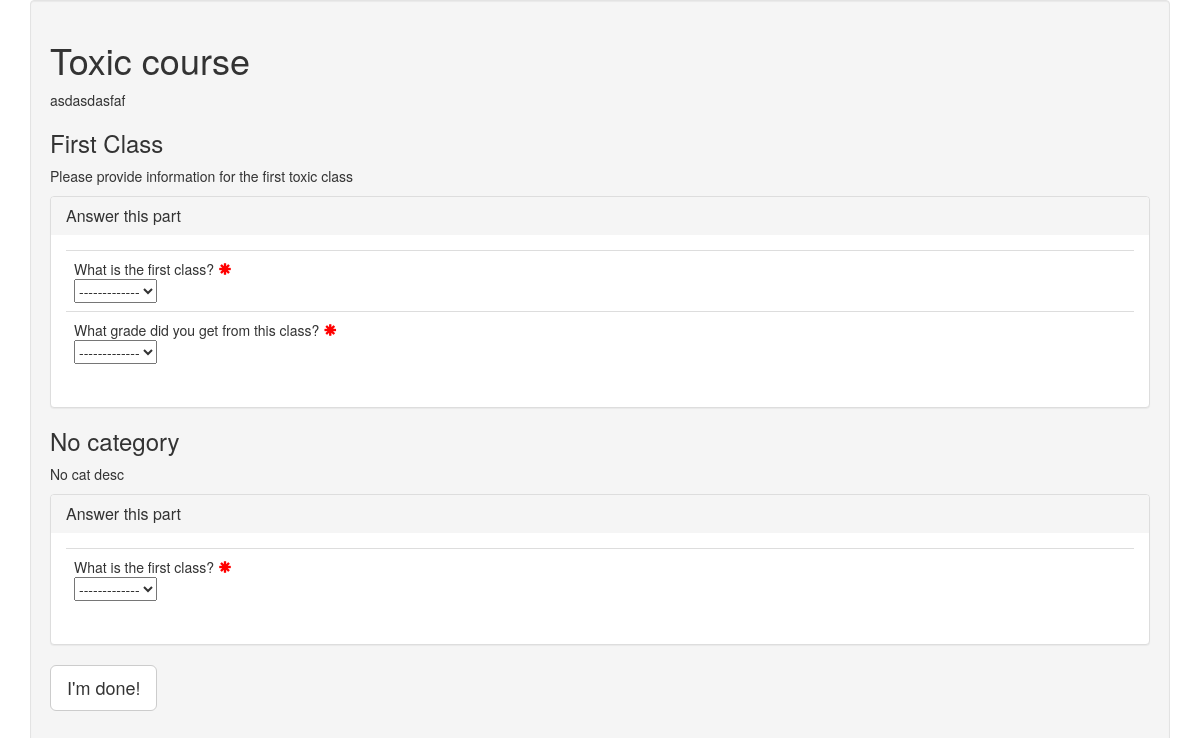
/1/, run on the app's committed database.
### survey/models/survey.py (models this page shows, shortened)
class Survey(models.Model):
    ALL_IN_ONE_PAGE = 0
    BY_QUESTION = 1
    BY_CATEGORY = 2
    DISPLAY_METHOD_CHOICES = [
        (BY_QUESTION, _("By question")),
        (BY_CATEGORY, _("By category")),
        (ALL_IN_ONE_PAGE, _("All in one page")),
    ]
    name = models.CharField(_("Name"), max_length=400)
    description = models.TextField(_("Description"))
    is_published = models.BooleanField(_("Users can see it and answer it"), default=True)
    need_logged_user = models.BooleanField(_("Only authenticated users can see it and answer it"))
    editable_answers = models.BooleanField(_("Users can edit their answers afterwards"), default=True)
    display_method = models.SmallIntegerField(
        _("Display method"), choices=DISPLAY_METHOD_CHOICES, default=ALL_IN_ONE_PAGE
    )
    template = models.CharField(_("Template"), max_length=255, null=True, blank=True)
    publish_date = models.DateField(_("Publication date"), blank=True, null=False, default=now)
    expire_date = models.DateField(_("Expiration date"), blank=True, null=False, default=in_duration_day)
    class Meta:
        verbose_name = _("survey")
        verbose_name_plural = _("surveys")
    def non_empty_categories(self):
        return [x for x in list(self.categories.order_by("order", "id")) if x.questions.count() > 0]
    def is_all_in_one_page(self):
        return self.display_method == self.ALL_IN_ONE_PAGE

### survey/models/category.py (models this page shows)
class Category(models.Model):
    name = models.CharField(_("Name"), max_length=400)
    survey = models.ForeignKey(Survey, on_delete=models.CASCADE, verbose_name=_("Survey"), related_name="categories")
    order = models.IntegerField(_("Display order"), blank=True, null=True)
    description = models.CharField(_("Description"), max_length=2000, blank=True, null=True)
    class Meta:
        verbose_name = _("category")
        verbose_name_plural = _("categories")
    def __str__(self):
        return self.name
    def slugify(self):
        return slugify(str(self))

### survey/models/question.py (models this page shows, shortened)
class Question(models.Model):
    TEXT = "text"
    SHORT_TEXT = "short-text"
    RADIO = "radio"
    SELECT = "select"
    SELECT_IMAGE = "select_image"
    SELECT_MULTIPLE = "select-multiple"
    INTEGER = "integer"
    FLOAT = "float"
    DATE = "date"
    QUESTION_TYPES = (
        (TEXT, _("text (multiple line)")),
        (SHORT_TEXT, _("short text (one line)")),
        (RADIO, _("radio")),
        (SELECT, _("select")),
        (SELECT_MULTIPLE, _("Select Multiple")),
        (SELECT_IMAGE, _("Select Image")),
        (INTEGER, _("integer")),
        (FLOAT, _("float")),
        (DATE, _("date")),
    )
    text = models.TextField(_("Text"))
    order = models.IntegerField(_("Order"))
    required = models.BooleanField(_("Required"))
    category = models.ForeignKey(
        Category, on_delete=models.SET_NULL, verbose_name=_("Category"), blank=True, null=True, related_name="questions"
    )
    survey = models.ForeignKey(Survey, on_delete=models.CASCADE, verbose_name=_("Survey"), related_name="questions")
    type = models.CharField(_("Type"), max_length=200, choices=QUESTION_TYPES, default=TEXT)
    choices = models.TextField(_("Choices"), blank=True, null=True, help_text=CHOICES_HELP_TEXT)
    class Meta:
        verbose_name = _("question")
        verbose_name_plural = _("questions")
        ordering = ("survey", "order")
    def get_clean_choices(self):
        if self.choices is None:
            return []
        choices_list = []
        for choice in self.choices.split(settings.CHOICES_SEPARATOR):
            choice = choice.strip()
            if choice:
                choices_list.append(choice)
        return choices_list
    def get_choices(self):
        choices_list = []
        for choice in self.get_clean_choices():
            choices_list.append((slugify(choice, allow_unicode=True), choice))
        choices_tuple = tuple(choices_list)
        return choices_tuple

### survey/views/survey_detail.py (the view, shortened to what this page needs)
# urls.py: url(r"^(?P<id>\d+)/", SurveyDetail.as_view(), name="survey-detail"),
class SurveyDetail(View):
    @survey_available
    def get(self, request, *args, **kwargs):
        survey = kwargs.get("survey")
        step = kwargs.get("step", 0)
        if survey.template is not None and len(survey.template) > 4:
            template_name = survey.template
        else:
            if survey.is_all_in_one_page():
                template_name = "survey/one_page_survey.html"
            else:
                template_name = "survey/survey.html"
        if survey.need_logged_user and not request.user.is_authenticated:
            return redirect("%s?next=%s" % (settings.LOGIN_URL, request.path))
        form = ResponseForm(survey=survey, user=request.user, step=step)
        categories = form.current_categories()
        asset_context = {
            "flatpickr": any([field.widget.attrs.get("class") == "date" for _, field in form.fields.items()])
        }
        context = {
            "response_form": form,
            "survey": survey,
            "categories": categories,
            "step": step,
            "asset_context": asset_context,
        }
        return render(request, template_name, context)

### survey/forms.py (called while the page is built, shortened)
    def add_questions(self, data):
        if self.survey.display_method == Survey.BY_CATEGORY and self.step is not None:
            if self.step == len(self.categories):
                qs_for_step = self.survey.questions.filter(category__isnull=True).order_by("order", "id")
            else:
                qs_for_step = self.survey.questions.filter(category=self.categories[self.step])
            for question in qs_for_step:
                self.add_question(question, data)
        else:
            for i, question in enumerate(self.survey.questions.all()):
                not_to_keep = i != self.step and self.step is not None
                if self.survey.display_method == Survey.BY_QUESTION and not_to_keep:
                    continue
                self.add_question(question, data)

    def current_categories(self):
        if self.survey.display_method == Survey.BY_CATEGORY:
            if self.step is not None and self.step < len(self.categories):
                return [self.categories[self.step]]
            return [Category(name="No category", description="No cat desc")]
        else:
            extras = []
            if self.qs_with_no_cat:
                extras = [Category(name="No category", description="No cat desc")]
            return self.categories + extras

    def _get_preexisting_response(self):
        if self.response:
            return self.response
        if not self.user.is_authenticated:
            self.response = None
        return self.response

    def _get_preexisting_answers(self):
        if self.answers:
            return self.answers
        response = self._get_preexisting_response()
        if response is None:
            self.answers = None
        try:
            answers = Answer.objects.filter(response=response).prefetch_related("question")
            self.answers = {answer.question.id: answer for answer in answers.all()}
        except Answer.DoesNotExist:
            self.answers = None
        return self.answers

    def _get_preexisting_answer(self, question):
        answers = self._get_preexisting_answers()
        return answers.get(question.id, None)

    def get_question_initial(self, question, data):
        initial = None
        answer = self._get_preexisting_answer(question)
        if data:
            initial = data.get("question_%d" % question.pk)
        return initial

### survey/templates/survey/one_page_survey.html
{% extends 'survey/survey.html' %}

### survey/templates/survey/survey.html (shortened to what this page needs)
{% extends 'survey/base.html' %}
{% load i18n %}
{% load survey_extras %}
{% load static %}
{% block body %}
	<h1> {{survey.name}} </h1>
	<div class="survey-description"> {{survey.description|safe}} </div>
	<div>
      {% if step and step != 0 %}
		<form action="{% url 'survey-detail-step' id=survey.id step=step %}" method="post">
	{% else %}
		<form action="{% url 'survey-detail' id=survey.id %}" method="post">
	{% endif %}
        {% for category in categories %}
            <h3> {{category}} </h3>
            <p> {{category.description}} </p>
			<div class="panel-group" id="accordion">
				<div class="panel panel-default">
				    <div class="panel-heading">
				        <h3 class="panel-title"> <a
				        data-toggle="collapse show"
				        data-parent="#accordion"
				        href="#collapse{{category.slugify}}">
				            {% trans "Answer this part" %}
			            </a></h3>
				    </div>
                    <div class="category-container">
				        <div id="collapse{{category.slugify}}" class="panel-collapse collapse show {% if not survey.editable_answers and response_form.response is not None %}in{% endif %}
				        {{ response_form|collapse_form:category }}">
				            <div class="panel-body">
	                           {% include "survey/question.html" %}
                            </div>
		                </div>
                </div>
            </div>
        {% empty %}
            <h3> {% trans "Questions" %} </h3>
            {% include "survey/question.html" %}
        {% endfor %}
        <br>
		{% if survey.editable_answers or response_form.response is None %}
	    {% if response_form.has_next_step %}
				    <input
  			          class="btn btn-default btn-lg"
				        type="submit"
				        value="{% trans "Next!" %}"
        			>
				{% else %}
				    <input
  			          class="btn btn-default btn-lg"
				        type="submit"
				        value="{% trans "I'm done!" %}"
        			>
				{% endif %}
		{% endif %}
	</form></div>
{% endblock %}

### survey/templates/survey/base.html (shortened to what this page needs)
{% load static %}
<!DOCTYPE html>
<html lang="en">
<head>
  <link href="{% static 'survey/css/bootstrap.min.css'%}" rel="stylesheet" type="text/css" />
  <link rel="stylesheet" type="text/css" href="{% static 'survey/css/custom.css' %}" />
</head>
<body>
  <div class="container" id="wrap">
    <div class="well" id="container-main">
      {% block body %}{% endblock %}
    </div>
  </div>
</body>
</html>

### survey/templates/survey/question.html (shortened to what this page needs)
{% load bootstrap %}
<table class="table table-hover">
    <tbody>
{% for form in response_form %}
	{% if form.field.widget.attrs.category == category.name or not form.field.widget.attrs.category %}
        <tr class="{% if form.errors%} danger {% endif %}">
            <td>
	            {{ form.label|safe }}
	            {% if form.field.required %}
	                <span class="glyphicon glyphicon-asterisk" style="color:red"> </span>
	            {% endif %}
	             <br>
                {% if form.field.widget.input_type == 'select' %}
                <select name="{{form.name}}"{% if form.field.widget.attrs.disabled %} disabled{% endif %}>
                {% endif %}
	            {% for field in form %}
		    {{ field }} <br>
                {% endfor%}
                {% if form.field.widget.input_type == 'select' %}
                </select>
                {% endif %}
            </td>
        </tr>
	{% endif %}
{% endfor %}
    </tbody>
</table>

### data on the page
Survey: name "Toxic course", description "asdasdasfaf"
Category: name "First Class", description "Please provide information for the first toxic class"
Question: label "What is the first class?" "What is the first class?"
Question: label "What grade did you get from this class?"

### other printed values
{{ category }} "No category"
{{ category.description }} "No cat desc"
form field question_1 "-------------"
form field question_2 "-------------"
